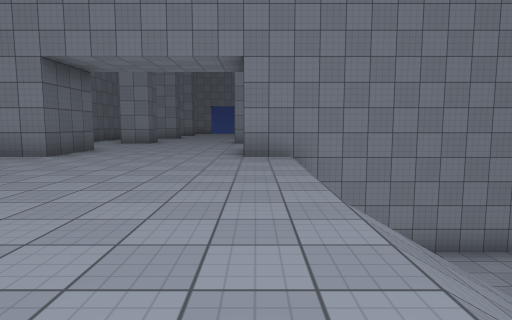
View 1 (above)

19 first-person views from a walk through a scene from a Unity 3-D project. The camera is 1.3 m above the floor, tilts 6° down and sees 75° across. The floor is counted in squares, 2 m on a side. Each view is taken from the middle of a square. On the plan, view 1 faces up. The plan holds only what a view shows up to about 10 squares ahead; the rest is blank. Surface patterns are stand-ins for the level's own textures.

View 2
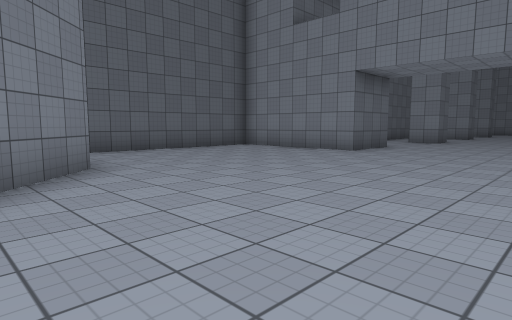

View 3
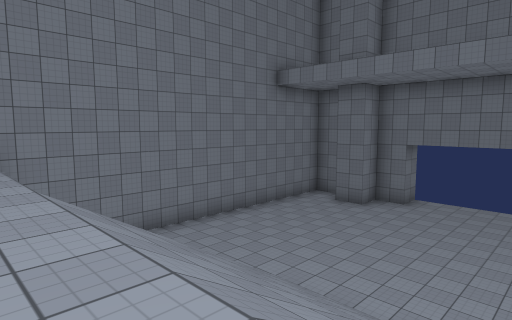

View 4
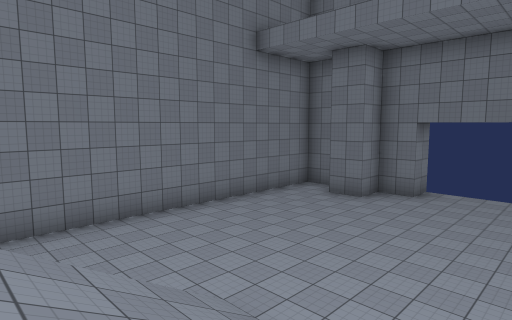

View 5
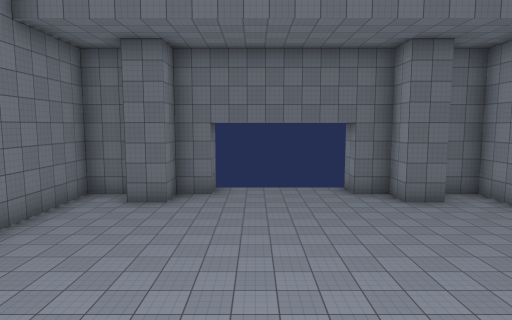

View 6
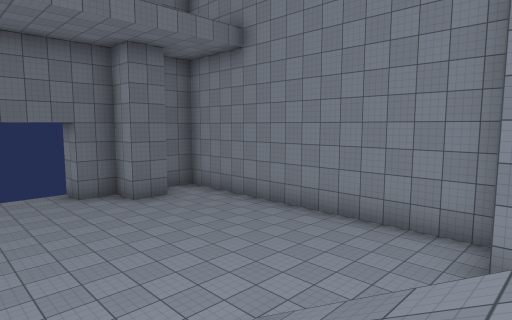

View 7
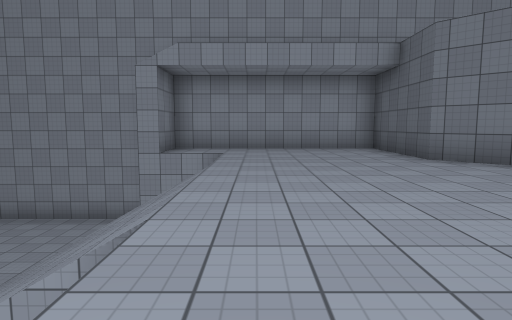

View 8
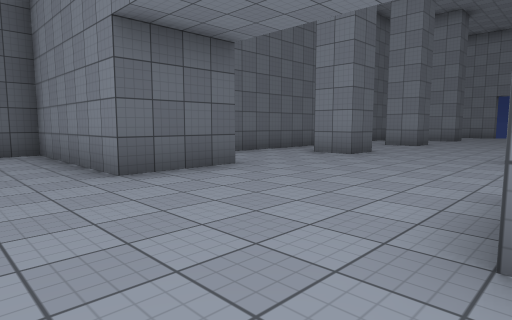

View 9
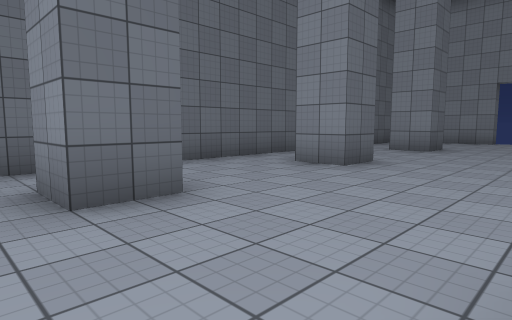

View 10
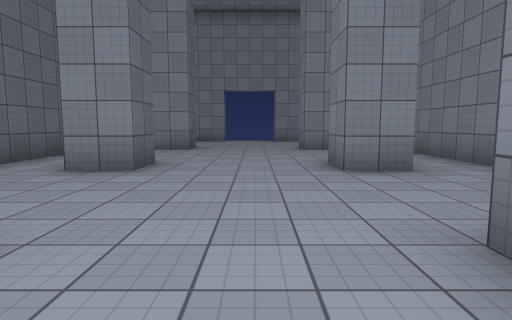

View 11
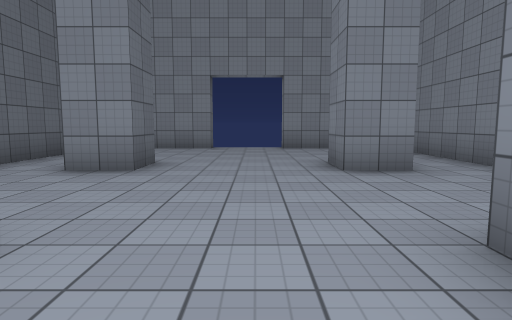

View 12
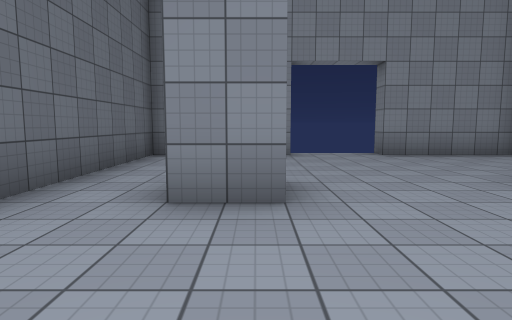

View 13
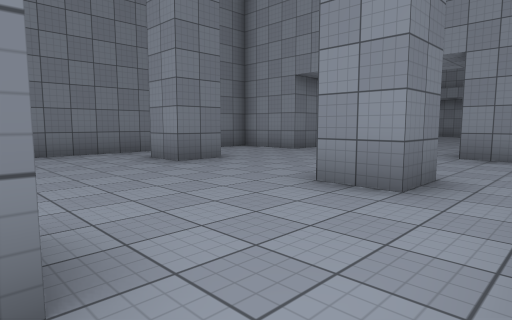

View 14
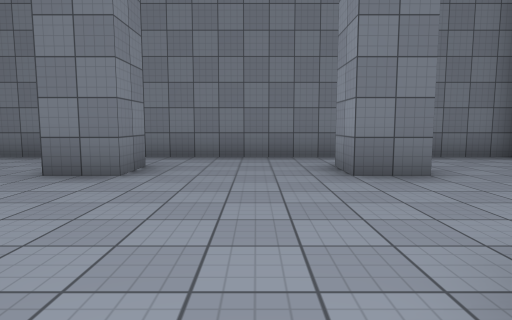

View 15
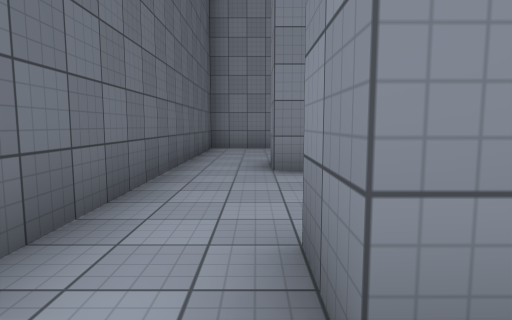

View 16
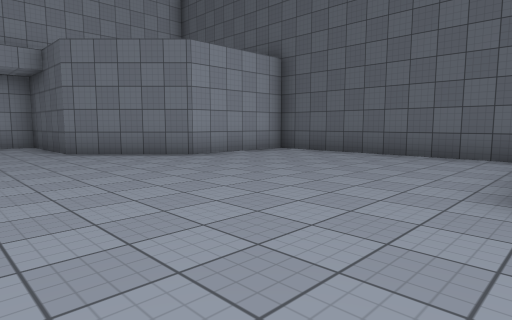

View 17
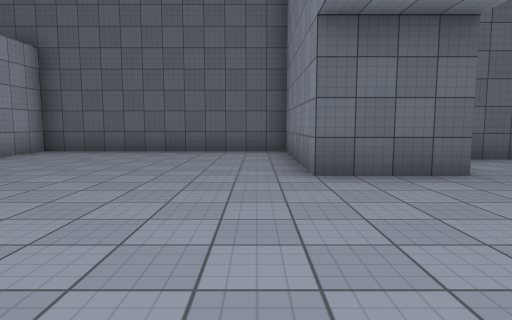

View 18
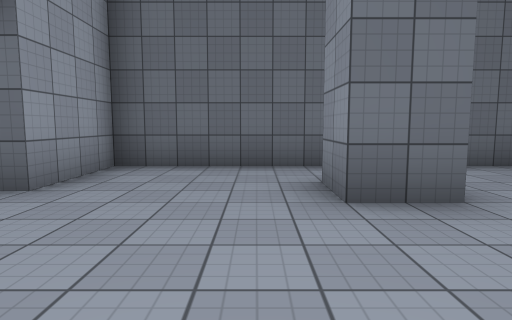

View 19
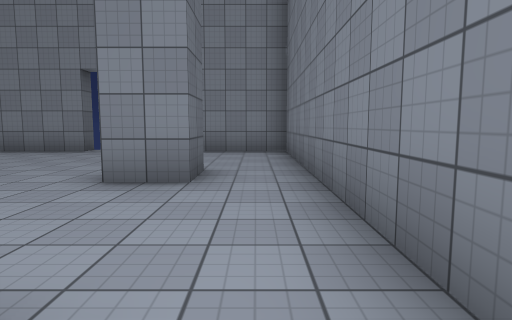

### Floor plan
Key: @ floor where view 1 was taken; # wall or solid block; x gap in a wall; . main floor; - floor 4 m lower than the main floor; / step, stairs or slope.
Columns run from 9 left of view 1 to 12 right of it. Each row starts with its distance up from view 1.
 25   ####  x###
 24   #........#
 23   #........#
 22   #........#
 21   #........#
 20   #..#...#.#
 19   #........#
 18   #........#
 17   #........#
 16   #..#...#.#
 15   #........#
 14   #........#
 13   #........#
 12   #..#...#.#
 11   #........#
 10   #........#
  9   #........#
  8   ###....###
  7 #####....#############
  6 #.........- ---------#
  5 #.........- --------##
  4 #.........-  --------#
  3 #.........------------
  2 #.........////--------
  1 #.........////--------
  0 #####....@////--------
 -1     ##....-  --------#
 -2      #....- --------##
 -3      #......#--------#
 -4      #......#--------#
 -5      #################

Where each view was taken, in squares from view 1:
view 1: 0 up, 0 right, facing up
view 2: 1 down, 0 right, facing up-left
view 3: 1 down, 0 right, facing up-right
view 4: 0 up, 2 right, facing up-right
view 5: 2 up, 2 right, facing right
view 6: 2 up, 2 right, facing down-right
view 7: 5 up, 0 right, facing down
view 8: 5 up, 0 right, facing up-left
view 9: 11 up, 1 left, facing up-left
view 10: 11 up, 2 left, facing up
view 11: 15 up, 2 left, facing up
view 12: 17 up, 4 left, facing up
view 13: 16 up, 6 left, facing down-right
view 14: 14 up, 5 left, facing right
view 15: 15 up, 5 left, facing up
view 16: 7 up, 1 left, facing down-left
view 17: 6 up, 0 right, facing left
view 18: 11 up, 1 left, facing left
view 19: 16 up, 1 right, facing up
